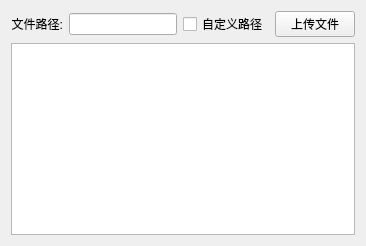
      <widget class="QWidget" name="tab_10">
       <attribute name="title">
        <string>文件上传</string>
       </attribute>
       <layout class="QHBoxLayout" name="horizontalLayout_9">
        <item>
         <layout class="QVBoxLayout" name="verticalLayout_5">
          <item>
           <layout class="QHBoxLayout" name="horizontalLayout_5">
            <item>
             <widget class="QLabel" name="commandLabel_2">
              <property name="sizePolicy">
               <sizepolicy hsizetype="Expanding" vsizetype="Preferred">
                <horstretch>1</horstretch>
                <verstretch>0</verstretch>
               </sizepolicy>
              </property>
              <property name="text">
               <string>文件路径:</string>
              </property>
              <property name="alignment">
               <set>Qt::AlignRight|Qt::AlignTrailing|Qt::AlignVCenter</set>
              </property>
             </widget>
            </item>
            <item>
             <widget class="QLineEdit" name="localListenEdit_2">
              <property name="sizePolicy">
               <sizepolicy hsizetype="Expanding" vsizetype="Fixed">
                <horstretch>10</horstretch>
                <verstretch>0</verstretch>
               </sizepolicy>
              </property>
             </widget>
            </item>
            <item>
             <widget class="QCheckBox" name="checkBox">
              <property name="text">
               <string>自定义路径</string>
              </property>
             </widget>
            </item>
            <item>
             <widget class="QPushButton" name="commondButton_2">
              <property name="sizePolicy">
               <sizepolicy hsizetype="Minimum" vsizetype="Fixed">
                <horstretch>1</horstretch>
                <verstretch>0</verstretch>
               </sizepolicy>
              </property>
              <property name="text">
               <string>上传文件</string>
              </property>
             </widget>
            </item>
           </layout>
          </item>
          <item>
           <widget class="QTextEdit" name="commandBasicInfoTextEdit_2">
            <property name="enabled">
             <bool>true</bool>
            </property>
            <property name="overwriteMode">
             <bool>true</bool>
            </property>
           </widget>
          </item>
         </layout>
        </item>
       </layout>
      </widget>
